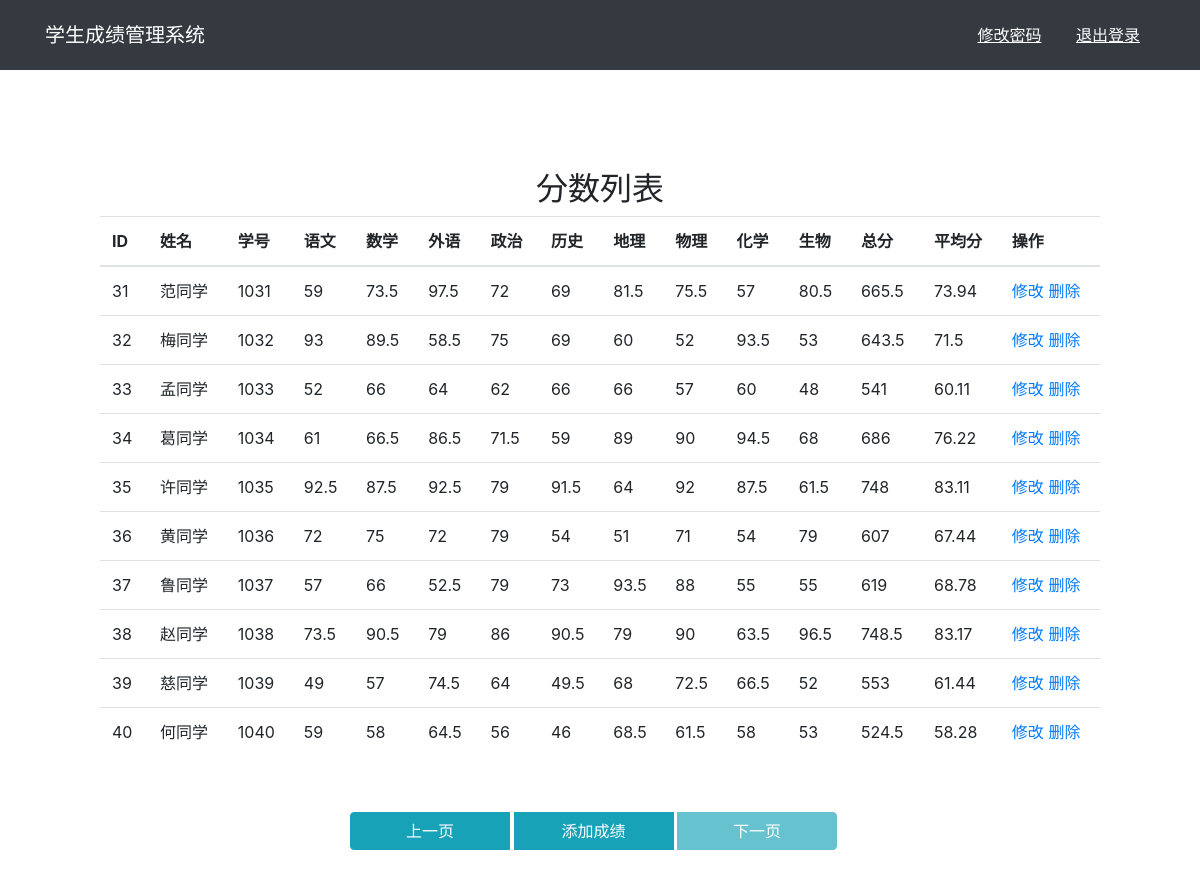
Page /admin/list.php?page=4 on the committed database.
### tables this page shows
CREATE TABLE `scores` (
  `id` int(11) NOT NULL,
  `name` varchar(50) NOT NULL,
  `student_id` varchar(50) NOT NULL,
  `YU` float DEFAULT NULL,
  `SHU` float DEFAULT NULL,
  `WAI` float DEFAULT NULL,
  `ZHENG` float DEFAULT NULL,
  `SHI` float DEFAULT NULL,
  `DI` float DEFAULT NULL,
  `WU` float DEFAULT NULL,
  `HUA` float DEFAULT NULL,
  `SHENG` float DEFAULT NULL
);

### connect.php (called while the page is built, shortened)
<?php
class Connect
{
	public $pdo;
	public function __construct()
	{
		try
		{
			$this->pdo = new PDO(self::dsn,
					self::db_username, self::db_password,
					array(PDO::MYSQL_ATTR_INIT_COMMAND => "set names utf8"));
		} catch (PDOException $e)
		{
			echo '数据库连接失败: ' . $e->getMessage();
			exit();
		}
	}
	private static function buildWhere($where, &$value)
	{
		if($where != null && is_array($where) && count($where) > 0 && is_array($value))
		{
			array_push($value, ...array_values($where));
			$where = 'WHERE ' . join('=? AND ', array_keys($where)) . '=?';
		}
		else
		{
			$where = '';
		}
		return $where;
	}
	public function selectByLimit($table, $fields, $offset, $count, $where = null)
	{
		if(!empty($table) && count($fields) > 0 && $count > 0)
		{
			$fields = join(',', array_values($fields));
			$value = array();
			$where = self::buildWhere($where, $value);
			$query = "SELECT {$fields} FROM {$table} {$where} LIMIT $offset,$count";
			$stmt = $this->pdo->prepare($query);
			if($stmt->execute($value))
			{
				return $stmt->fetchAll();
			}
		}
		return false;
	}
	public function getTotalRows($table)
	{
		return $this->getResultRows($table,null);
	}
	public function getResultRows($table, $where)
	{
		$value = array();
		$where = self::buildWhere($where, $value);
		$query = "SELECT COUNT(*) AS resultRows FROM {$table} {$where}";
		$stmt = $this->pdo->prepare($query);
		if($stmt->execute($value) && $result = $stmt->fetch())
		{
			return $result['resultRows'];
		}
		return 0;
	}
}
?>

### admin/list.php (the view, shortened to what this page needs)
<?php
require_once '../connect.php';
$CONNECT = new Connect();
$page = 1;
if(isset($_GET['page']) && !empty($_GET['page']))
{
	$page = ($_GET['page'] > 1)? $_GET['page'] : 1;
}
$page_rows = 10;
$total_rows = $CONNECT->getTotalRows('scores');
$max_page = ceil($total_rows / $page_rows);
$page = ($page > $max_page)? $max_page : $page;
$page = ($page < 1)? 1 : $page;
$row_start = ($page-1) * $page_rows;
$data = $CONNECT->selectByLimit('scores',array('*'), $row_start, $page_rows);
?>
<!DOCTYPE html>
<html>
<head>
  <link rel="stylesheet" href="../css/bootstrap.min.css">
</head>
<body>
<nav class="navbar navbar-dark navbar-fixed-top bg-dark" style="background:#343a40;">
	<div class="container">
		<a  style="color:white" class="navbar-brand" href="../index.php">学生成绩管理系统</a>
		<div style="float:right;">
			<a style="display:inline-block;color:white;padding:15px;" href="change_password.php" ><u>修改密码</u></a>
			<a style="display:inline-block;color:white;padding:15px;" href="login.php" ><u>退出登录</u></a>
		</div>
	</div>
</nav>
<div style="margin-top:100px;">
	<div class="center-block m-auto" style="width:1000px;">
		<center><h2>分数列表</h2></center>
		<table class="table table-hover mt-6" >
			<thead>
			  <tr>
			    <th>ID</th><th>姓名</th><th>学号</th>
			    <th>语文</th><th>数学</th><th>外语</th>
			    <th>政治</th><th>历史</th><th>地理</th>
			    <th>物理</th><th>化学</th><th>生物</th><th>总分</th><th>平均分</th>
			    <th>操作</th>
			  </tr>
			</thead>
			<tbody>
			  <?php
			  foreach($data as $row){
			  	$zongfen = $row['YU']+$row['SHU']+$row['WAI']+$row['ZHENG']+$row['SHI']+$row['DI']+$row['WU']+$row['HUA']+$row['SHENG'];
			  	$pingjunfen=$zongfen/9;
			  	$pingjunfen  = round($pingjunfen,2);
			  	echo "<tr><td>{$row['id']}</td><td>{$row['name']}</td><td>{$row['student_id']}</td>"
					."<td>{$row['YU']}</td><td>{$row['SHU']}</td><td>{$row['WAI']}</td>"
					."<td>{$row['ZHENG']}</td><td>{$row['SHI']}</td><td>{$row['DI']}</td>"
					."<td>{$row['WU']}</td><td>{$row['HUA']}</td><td>{$row['SHENG']}</td>"
  		            ."</td><td>{$zongfen}</td>"
  		            ."</td><td>{$pingjunfen}</td>"
		  			."<td><a href=\"edit.php?id={$row['id']}\">修改</a>&nbsp;<a href=\"delete.php?id={$row['id']}\">删除</a></td></tr>";
			  }
			  ?>
		    </tbody>
		</table>
		<br/>
		<center>
			<div class="btn-group mt-3" style="width:500px;">
				<?php
					$pre_page = $page - 1;
					$next_page = $page + 1;
					$has_prev = $pre_page >= 1;
					$has_next = $next_page <= $max_page;
				?>
			    <button type="button" style="width:160px;"
				<?php if($has_prev) echo " onclick=\"javascrtpt:window.location.href='list.php?page=$pre_page'\" "; ?>
				class="btn btn-info <?php if(!$has_prev) echo ' disabled ';?>">上一页</button>
				<button type="button" style="width:160px;" onclick="javascrtpt:window.location.href='add.php'" class="btn btn-info">添加成绩</button>
				<button type="button" style="width:160px;"
				class="btn btn-info <?php if(!$has_next) echo ' disabled ';?>">下一页</button>
			</div>
		</center>
		<br/>
		<br/>
		<br/>
		<br/>
	</div>
</div>
</body>
</html>

### rows in the picture
scores: id "31", name "范同学", student "1031", YU "59", SHU "73.5", WAI "97.5", ZHENG "72", SHI "69", DI "81.5", WU "75.5", HUA "57", SHENG "80.5", zongfen "665.5", pingjunfen "73.94"
scores: id "32", name "梅同学", student "1032", YU "93", SHU "89.5", WAI "58.5", ZHENG "75", SHI "69", DI "60", WU "52", HUA "93.5", SHENG "53", zongfen "643.5", pingjunfen "71.5"
scores: id "33", name "孟同学", student "1033", YU "52", SHU "66", WAI "64", ZHENG "62", SHI "66", DI "66", WU "57", HUA "60", SHENG "48", zongfen "541", pingjunfen "60.11"
scores: id "34", name "葛同学", student "1034", YU "61", SHU "66.5", WAI "86.5", ZHENG "71.5", SHI "59", DI "89", WU "90", HUA "94.5", SHENG "68", zongfen "686", pingjunfen "76.22"
scores: id "35", name "许同学", student "1035", YU "92.5", SHU "87.5", WAI "92.5", ZHENG "79", SHI "91.5", DI "64", WU "92", HUA "87.5", SHENG "61.5", zongfen "748", pingjunfen "83.11"
scores: id "36", name "黄同学", student "1036", YU "72", SHU "75", WAI "72", ZHENG "79", SHI "54", DI "51", WU "71", HUA "54", SHENG "79", zongfen "607", pingjunfen "67.44"
scores: id "37", name "鲁同学", student "1037", YU "57", SHU "66", WAI "52.5", ZHENG "79", SHI "73", DI "93.5", WU "88", HUA "55", SHENG "55", zongfen "619", pingjunfen "68.78"
scores: id "38", name "赵同学", student "1038", YU "73.5", SHU "90.5", WAI "79", ZHENG "86", SHI "90.5", DI "79", WU "90", HUA "63.5", SHENG "96.5", zongfen "748.5", pingjunfen "83.17"
scores: id "39", name "慈同学", student "1039", YU "49", SHU "57", WAI "74.5", ZHENG "64", SHI "49.5", DI "68", WU "72.5", HUA "66.5", SHENG "52", zongfen "553", pingjunfen "61.44"
scores: id "40", name "何同学", student "1040", YU "59", SHU "58", WAI "64.5", ZHENG "56", SHI "46", DI "68.5", WU "61.5", HUA "58", SHENG "53", zongfen "524.5", pingjunfen "58.28"
